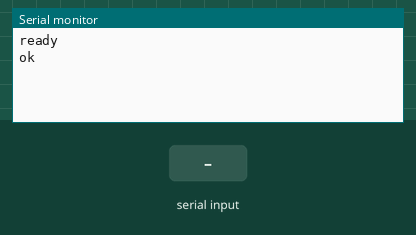
A sketch run on a simulated Arduino Uno, built with avr-gcc and run on an emulated ATmega328P. On the bench: the last lines printed to the serial monitor. Inputs (shaded band) come from the test bench.

Above: at 1.2 s.
1.3 s: "G90\n" received over Serial
At 2.5 s:
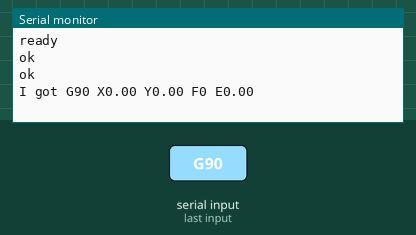
2.8 s: "G,45\n" received over Serial
At 4.1 s:
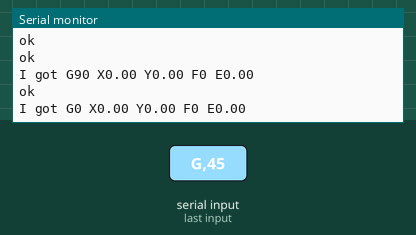

Measured:
- after the input at 1.3 s, the serial monitor: prints a new line at once (image 1)
- after the input at 2.8 s, the serial monitor: prints a new line at once (image 2)

The sketch:

SerilBot_Test1.ino
```cpp
void setup() {
  Serial.begin(9600);
  Serial.println("ready");
  Serial.println("ok");
}


const int cacheSize = 64;
int cache[cacheSize];


void loop() {
  //Serial.println("ok");
  int G=0 ;
  int M=0 ;
  float X =0;
  float Y=0 ;
  int F=0 ;
  float E=0;
  boolean cmdRead=false;
  boolean Gcg=false;
  boolean Mcg=false;
  boolean Xcg=false;
  boolean Ycg=false;
  boolean Ecg=false;


  for(int i=0; Serial.available()>0; i++){
    cache[i] = Serial.read();
    cmdRead = true;
    delay(6);
  }


  if(cmdRead == true){

    for(int i=0; i<cacheSize && cache[i]!=-1; i++){
      if(cache[i]=='G'){
        G = int(readNum(i));
        Gcg = true;
      }
      else if(cache[i]=='M'){
        M = readNum(i);
        Mcg = true;
      }
      else if(cache[i]=='X'){
        X = readNum(i);
        Xcg = true;
      }
      else if(cache[i]=='Y'){
        Y = readNum(i);
        Ycg = true;
      }
      else if(cache[i]=='F'){
        F = readNum(i);
      }
      else if(cache[i]=='E'){
        E = readNum(i);
        Ecg = true;
      }
    }
    Serial.println("ok");
  }


  if(Gcg == true){
    Serial.print("I got G");

    Serial.print(G);
    Serial.print(" X");
    Serial.print(X);
    Serial.print(" Y");
    Serial.print(Y);
    Serial.print(" F");
    Serial.print(F);
    Serial.print(" E");
    Serial.println(E);


  }


  for(int i=0; i<cacheSize; i++){
    cache[i]=0;
  }


}


float readNum ( int pos ) {


pos++;
char temp[cacheSize];
int poss;

  for( pos, poss; pos<cacheSize && num(cache[pos]) >0 ; pos++, poss++){

    temp[poss]=cache[pos];
  }
  return atof(temp);
}


byte num ( int input ) {
  if ( input > 47 &&  input < 58) {
    return 1;
  }
  else if(input == 45 ){
    return 2;
  }
  else if(input == 46){
    return 3;
  }
  else{
    return 0;
  }
}
```
